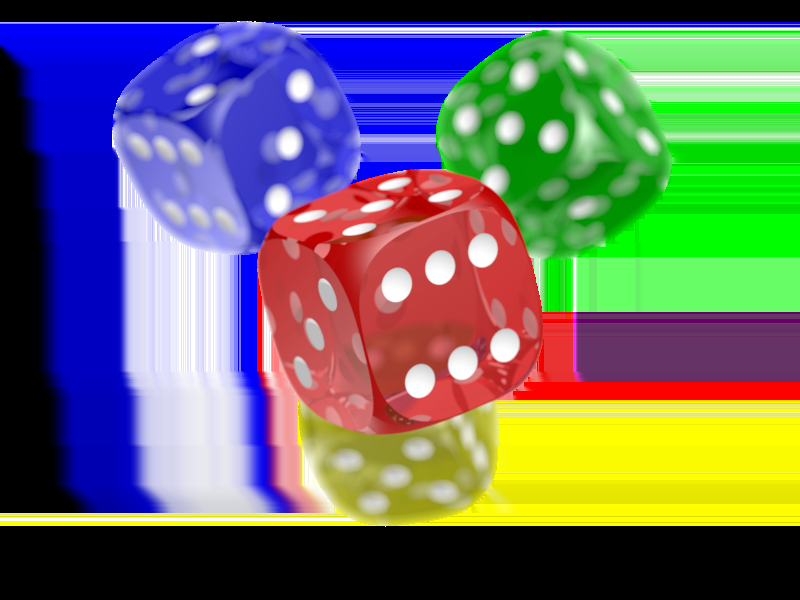
#> input picture data/test.png, 800 x 600 px
$ python -i periodic.py   (imports and definitions only)
#> lines starting #> are read from the running program, lines starting #| are printed output that depends on the picture
#> further down, picture is the input picture: shape (600, 800, 3); mean B, G, R 100.8, 109, 103.9
from __future__ import annotations

import cv2
import numpy as np


def denoise_periodic(image: np.ndarray, notch_radius: int = 10) -> np.ndarray:
    """Simple FFT notch around center frequencies as a baseline periodic denoiser."""
#> called with notch_radius = 10
    gray = cv2.cvtColor(image, cv2.COLOR_BGR2GRAY) if image.ndim == 3 else image
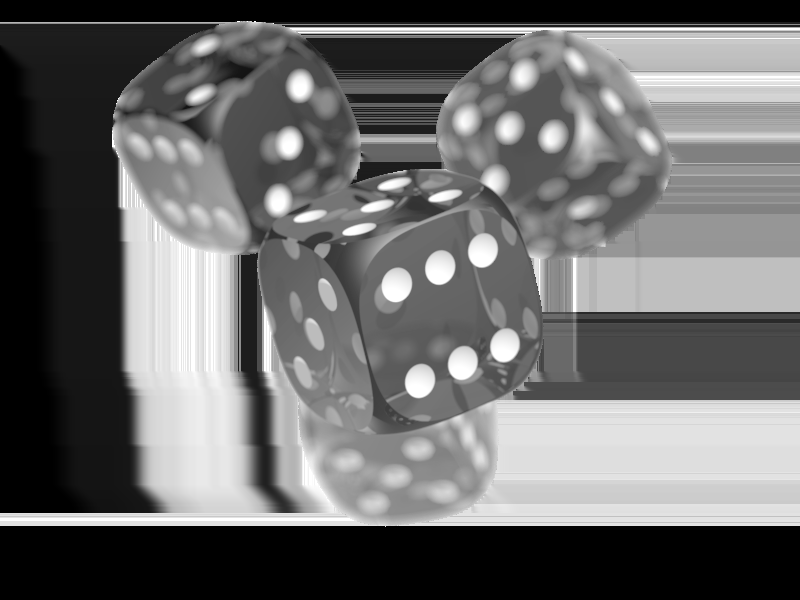
#> gray: shape (600, 800); min 0, max 255, mean 106.5
    f = np.fft.fftshift(np.fft.fft2(gray.astype(np.float32)))

    h, w = gray.shape
#> h = 600; w = 800
    cy, cx = h // 2, w // 2
#> cy = 300; cx = 400
    mask = np.ones_like(gray, dtype=np.float32)
    mask[cy - notch_radius : cy + notch_radius, cx - notch_radius : cx + notch_radius] = 0.0

    filtered = f * mask
    rec = np.fft.ifft2(np.fft.ifftshift(filtered))
    rec = np.abs(rec)
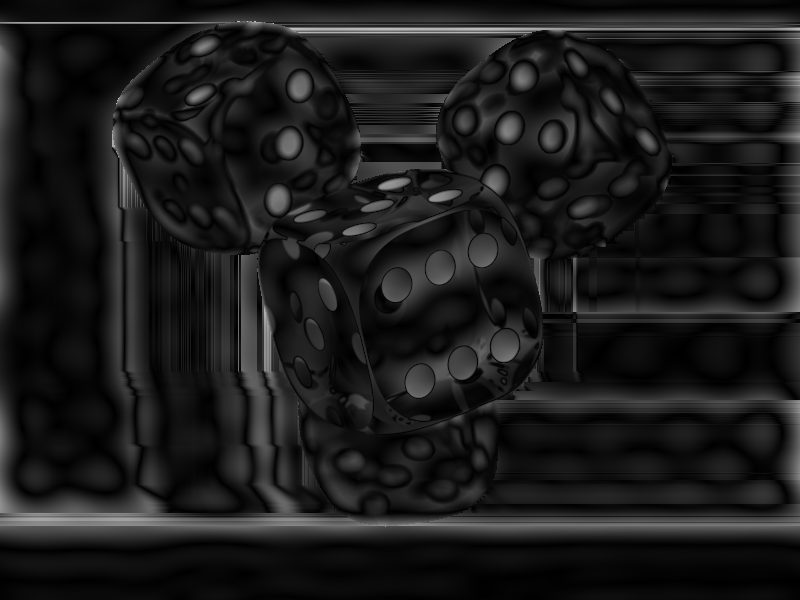
#> rec: shape (600, 800) float64; min 0.0409, max 197.7, mean 27.4
    rec = np.clip(rec, 0, 255).astype(np.uint8)

    if image.ndim == 3:
        return cv2.cvtColor(rec, cv2.COLOR_GRAY2BGR)
    return rec

>>> import cv2
>>> picture = cv2.imread('../../data/test.png')
>>> result = denoise_periodic(picture)
